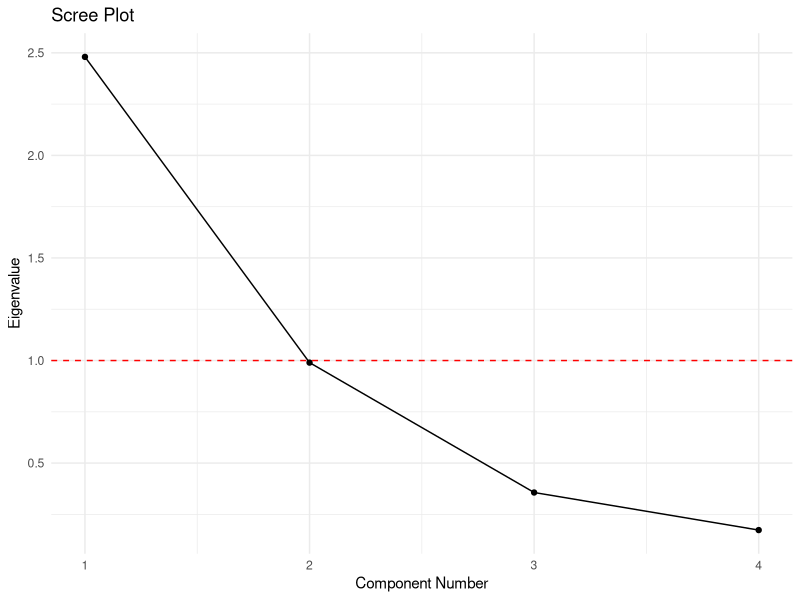

Generate this figure with R:
## ---- chunk 1
# Load required libraries
library(psych)
library(ggplot2)

# Perform PCA on USArrests dataset
pca_result <- prcomp(USArrests, scale = TRUE)

# Display summary of PCA results
summary(pca_result)
## ---- chunk 2
# Extract eigenvalues from PCA results
eigenvalues <- pca_result$sdev^2

# Create a data frame for eigenvalues
eigen_df <- data.frame(
  Component = 1:length(eigenvalues),
  Eigenvalue = eigenvalues
)

# Display eigenvalues
print("Eigenvalues:")
print(eigenvalues)

# Kaiser's criterion (eigenvalues > 1)
print("Components meeting Kaiser's criterion (eigenvalue > 1):")
print(sum(eigenvalues > 1))
## ---- chunk 3
# Create Scree plot
ggplot(eigen_df, aes(x = Component, y = Eigenvalue)) +
  geom_line() +
  geom_point() +
  geom_hline(yintercept = 1, linetype = "dashed", color = "red") +
  labs(title = "Scree Plot",
       x = "Component Number",
       y = "Eigenvalue") +
  theme_minimal()
## ---- chunk 4
# Perform PCA with varimax rotation
pca_rotated <- principal(USArrests, nfactors = 2, rotate = "varimax")

# Display rotated component loadings
print("Rotated Component Loadings:")
print(pca_rotated$loadings, cutoff = 0.3)

# Display variance explained by rotated components
print("Variance Explained by Rotated Components:")
print(pca_rotated$Vaccounted)
